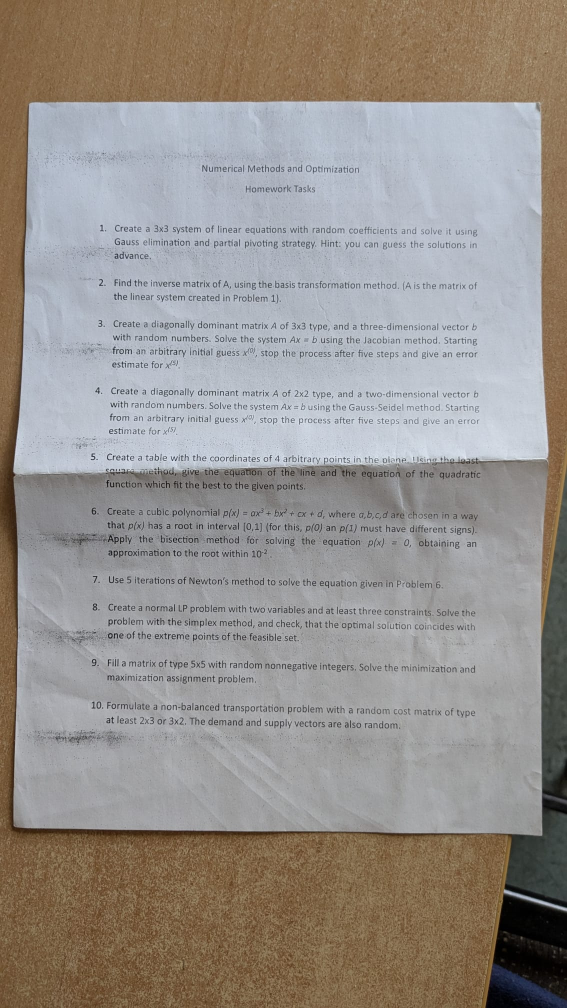
#> input picture test3.jpg, 1134 x 2016 px (shown at 1/2 size)
$ python app.py test3.jpg
#> lines starting #> are read from the running program, lines starting #| are printed output that depends on the picture; after the words box and inside, x2 and y2 are one past the last pixel; in counts of white or black regions, pixels touching at a corner belong together
#.\venv\Scripts\Activate.ps1
#python app.py test3.jpg
#python app.py test2.jpg --interactive

import cv2
import numpy as np
import argparse
import os
from datetime import datetime

class DocumentScanner:
    def __init__(self):
        self.orig_image = None
        self.image_for_contour = None
        self.gray_for_contour = None
        self.loaded_orig_path = None
        self.output_dir = "scanned_documents"
        if not os.path.exists(self.output_dir):
            os.makedirs(self.output_dir)

    def load_original_image(self, image_path):
        """Loads the pristine original image."""
        self.orig_image = cv2.imread(image_path)
        if self.orig_image is None:
            raise Exception(f"Could not read image: {image_path}")
        self.loaded_orig_path = image_path
        return self.orig_image

    # [46 lines left out: function preprocess_image_for_contour, not called in this run]

    def prepare_image_for_contour_detection(self, image_path_original, auto_preprocess=True):
        """
        Sets self.gray_for_contour, using the original image.
        The auto_preprocess logic has been removed.
        """
        if self.orig_image is None or self.loaded_orig_path != image_path_original:
             self.load_original_image(image_path_original)


        print("Using original image for contour detection (auto-preprocessing disabled).")
        image_to_consider_for_contour = self.orig_image.copy()


        self.image_for_contour = image_to_consider_for_contour
        self.gray_for_contour = cv2.cvtColor(self.image_for_contour, cv2.COLOR_BGR2GRAY)

    def find_document_contour(self, debug=False):
        if self.gray_for_contour is None:
            raise Exception("Grayscale image for contour detection not prepared. Call prepare_image_for_contour_detection first.")

        gray_input = self.gray_for_contour

        blurred = cv2.GaussianBlur(gray_input, (5, 5), 0)
        edges = cv2.Canny(blurred, 50, 150)

        kernel = np.ones((5, 5), np.uint8)
        dilated_edges = cv2.dilate(edges, kernel, iterations=5)

        # Helper function for displaying resized images
        # [14 lines left out: function display_resized_image, not called in this run]

        if debug:
            display_resized_image("DEBUG gray_input for find_contour", gray_input.copy())
            display_resized_image("Edges (for contour)", edges.copy())
            display_resized_image("Dilated Edges (for contour)", dilated_edges.copy())
            cv2.waitKey(0)

            contours_for_debug_viz, _ = cv2.findContours(dilated_edges.copy(), cv2.RETR_EXTERNAL, cv2.CHAIN_APPROX_SIMPLE)
            if contours_for_debug_viz:
                contours_for_debug_viz = sorted(contours_for_debug_viz, key=cv2.contourArea, reverse=True)
                largest_contour_viz = contours_for_debug_viz[0]
                debug_contour_draw_img = cv2.cvtColor(dilated_edges.copy(), cv2.COLOR_GRAY2BGR)
                cv2.drawContours(debug_contour_draw_img, [largest_contour_viz], -1, (0,0,255), 2)
                actual_area_of_viz = cv2.contourArea(largest_contour_viz)
                print(f"DEBUG_CONTOUR_VIZ: Visualizing largest contour found by RETR_EXTERNAL. Its area: {actual_area_of_viz}")
                display_resized_image("DEBUG Largest Contour (Red) on Dilated Edges", debug_contour_draw_img)
                cv2.waitKey(0)
            else:
                print("DEBUG_CONTOUR_VIZ: No contours found to visualize for RETR_EXTERNAL check.")

        contours_found, _ = cv2.findContours(dilated_edges, cv2.RETR_EXTERNAL, cv2.CHAIN_APPROX_SIMPLE)

        height, width = gray_input.shape
        image_area = height * width
        min_area_ratio = 0.20
        required_area = min_area_ratio * image_area

        if debug:
            print(f"DEBUG_MAIN_LOGIC: Image Area: {image_area}, Required Contour Area for doc: {required_area}")
            if not contours_found:
                print("DEBUG_MAIN_LOGIC: cv2.findContours (main) returned no contours.")
            else:
                print(f"DEBUG_MAIN_LOGIC: Number of contours found (main): {len(contours_found)}")

        screenCnt = None
        if contours_found:
            contours_found = sorted(contours_found, key=cv2.contourArea, reverse=True)
            if debug and contours_found: # Check if list is not empty before accessing [0]
                 print(f"DEBUG_MAIN_LOGIC: Largest contour area (main): {cv2.contourArea(contours_found[0])}")

            for contour_item in contours_found[:5]:
                contour_area = cv2.contourArea(contour_item)
                if contour_area < required_area:
                    if debug: print(f"DEBUG_MAIN_LOGIC: Contour area {contour_area} is < required. Stopping poly approx.")
                    break

                if debug: print(f"DEBUG_MAIN_LOGIC: Contour area {contour_area} is large enough. Approximating polygon...")
                peri = cv2.arcLength(contour_item, True)
                for epsilon_factor in [0.015, 0.02, 0.025, 0.03, 0.04, 0.05]:
                    epsilon = epsilon_factor * peri
                    approx = cv2.approxPolyDP(contour_item, epsilon, True)
                    if debug: print(f"DEBUG_MAIN_LOGIC:   Epsilon {epsilon_factor*100:.1f}%, Points: {len(approx)}")
                    if len(approx) == 4 and cv2.isContourConvex(approx):
                        if debug: print(f"DEBUG_MAIN_LOGIC:   Found 4-sided convex polygon!")
                        screenCnt = approx
                        break
                if screenCnt is not None:
                    break

        if screenCnt is None:
            if debug: print("DEBUG_MAIN_LOGIC: No 4-sided convex polygon found from suitable large contours.")
            # Fallback logic: Check if contours_found is not empty before accessing contours_found[0]
            if contours_found and len(contours_found) > 0 and cv2.contourArea(contours_found[0]) > required_area:
                print("Could not find 4-sided convex contour, using minAreaRect of largest suitable contour.")
                rect = cv2.minAreaRect(contours_found[0])
                box = cv2.boxPoints(rect)
                screenCnt = np.int32(box)
            else:
                current_largest_area = 0
                if contours_found and len(contours_found) > 0 : current_largest_area = cv2.contourArea(contours_found[0])

                if contours_found and current_largest_area > 0 :
                    print(f"No suitable large contour found (largest area {current_largest_area} vs required {required_area}), defaulting to image margins.")
                else:
                     print("Critical error: No contours found at all or largest contour has zero area, defaulting to image margins.")
                margin = int(min(height, width) * 0.02)
                screenCnt = np.array([[[margin, margin]], [[width - margin, margin]], [[width - margin, height - margin]], [[margin, height - margin]]], dtype=np.int32)

        if debug:
            final_contour_display_img = self.image_for_contour.copy()
            if screenCnt is not None and screenCnt.size > 0 :
                 cv2.drawContours(final_contour_display_img, [screenCnt], -1, (0, 255, 0), 3)
            else:
                 if debug: print("DEBUG_MAIN_LOGIC: screenCnt is None or empty for final drawing.")
            display_resized_image("Detected Document Contour (on contour image)", final_contour_display_img)
            cv2.waitKey(0)

        return screenCnt

    def order_points(self, pts):
        pts = pts.reshape(4, 2)
        rect = np.zeros((4, 2), dtype=np.float32)
        s = pts.sum(axis=1)
        rect[0] = pts[np.argmin(s)]
        rect[2] = pts[np.argmax(s)]
        diff = np.diff(pts, axis=1)
        rect[1] = pts[np.argmin(diff)]
        rect[3] = pts[np.argmax(diff)]
        return rect

    def four_point_transform(self, pts):
        rect = self.order_points(pts)
        (tl, tr, br, bl) = rect

        if self.orig_image is None:
            raise Exception("Original image not loaded for four_point_transform.")

        widthA = np.sqrt(((br[0] - bl[0]) ** 2) + ((br[1] - bl[1]) ** 2))
        widthB = np.sqrt(((tr[0] - tl[0]) ** 2) + ((tr[1] - tl[1]) ** 2))
        maxWidth = max(int(widthA), int(widthB))

        heightA = np.sqrt(((tr[0] - br[0]) ** 2) + ((tr[1] - br[1]) ** 2))
        heightB = np.sqrt(((tl[0] - bl[0]) ** 2) + ((tl[1] - bl[1]) ** 2))
        maxHeight = max(int(heightA), int(heightB))

        if maxWidth <= 0 or maxHeight <= 0:
            print(f"Warning: Invalid dimensions for warp: maxWidth={maxWidth}, maxHeight={maxHeight}. Using default small size.")
            maxWidth = 100 # fallback
            maxHeight = 100 # fallback

        dst = np.array([[0, 0], [maxWidth - 1, 0], [maxWidth - 1, maxHeight - 1], [0, maxHeight - 1]], dtype=np.float32)

        M = cv2.getPerspectiveTransform(rect, dst)
        warped_output = cv2.warpPerspective(self.orig_image, M, (maxWidth, maxHeight))

        return warped_output

    def enhance_scanned_image(self, image, debug=False): # image is warped original
        """REVERTED: Enhancement for a cleaner, high-contrast look (CLAHE + Otsu)."""
        gray = cv2.cvtColor(image, cv2.COLOR_BGR2GRAY)
        if debug: cv2.imshow("0. Grayscale for Enhance", gray); cv2.waitKey(0)

        # 1. CLAHE
        clahe = cv2.createCLAHE(clipLimit=2.0, tileGridSize=(8,8))
        enhanced_gray = clahe.apply(gray)
        if debug: cv2.imshow("1. CLAHE Enhanced Gray", enhanced_gray); cv2.waitKey(0)

        # 2. Binarization using Otsu's method
        _, binary_image = cv2.threshold(enhanced_gray, 0, 255, cv2.THRESH_BINARY + cv2.THRESH_OTSU)
        if debug: cv2.imshow("2. Otsu Binarization", binary_image); cv2.waitKey(0)

        # 3. Ensure black text on white background
        if cv2.mean(binary_image)[0] < 128:
            binary_image = cv2.bitwise_not(binary_image)
            if debug: cv2.imshow("3. Otsu Binarization (Inverted if needed)", binary_image); cv2.waitKey(0)

        # 4. Gentle Morphological Closing
        kernel_clean = np.ones((2,2), np.uint8)
        cleaned_binary = cv2.morphologyEx(binary_image, cv2.MORPH_CLOSE, kernel_clean, iterations=1)
        if debug: cv2.imshow("4. Cleaned Binary (After Gentle Close)", cleaned_binary); cv2.waitKey(0)

        result = cv2.cvtColor(cleaned_binary, cv2.COLOR_GRAY2BGR)

        if debug: cv2.imshow("Final Enhanced Result (CLAHE+Otsu Reverted)", result); cv2.waitKey(0)

        return result

    def scan_document(self, image_path_original, show_steps=False, save_result=True, enhance=True, auto_preprocess_contour=True):
        self.load_original_image(image_path_original)
        self.prepare_image_for_contour_detection(image_path_original, auto_preprocess=auto_preprocess_contour)
        document_contour = self.find_document_contour(debug=show_steps)

        if show_steps:
            contour_display_on_orig = self.orig_image.copy()
            cv2.drawContours(contour_display_on_orig, [document_contour], -1, (0, 255, 0), 3)
            cv2.imshow("Detected Document (on original)", contour_display_on_orig)
            cv2.waitKey(0)

        warped = self.four_point_transform(document_contour)

        if show_steps:
            cv2.imshow("Warped Document (from original)", warped)
            cv2.waitKey(0)

        if enhance:
            result = self.enhance_scanned_image(warped, debug=show_steps)
        else:
            result = warped

        if save_result:
            timestamp = datetime.now().strftime("%Y%m%d_%H%M%S")
            filename = f"{self.output_dir}/scanned_{timestamp}.jpg"
            cv2.imwrite(filename, result)
            print(f"Scanned document saved as {filename}")

            if enhance:
                warped_filename = f"{self.output_dir}/warped_orig_{timestamp}.jpg"
                cv2.imwrite(warped_filename, warped)
                print(f"Warped original document saved as {warped_filename}")

        if show_steps:
            cv2.destroyAllWindows()

        return result

    # [86 lines left out: function interactive_scan, not called in this run]

def main():
    parser = argparse.ArgumentParser(description="Document Scanner and Perspective Correction")
    parser.add_argument("image", help="Path to the image file")
    parser.add_argument("--interactive", "-i", action="store_true",
                      help="Use interactive mode to select corners manually")
    parser.add_argument("--no-enhance", action="store_true",
                      help="Skip image enhancement step")
    parser.add_argument("--show-steps", action="store_true",
                      help="Show intermediate steps")
    parser.add_argument("--no-auto-preprocess", action="store_true",
                      help="Disable automatic preprocessing for contour detection")
    args = parser.parse_args()

    scanner = DocumentScanner()
    try:
        if args.interactive:
            scanner.interactive_scan(args.image)
        else:
            result = scanner.scan_document(
                args.image,
                show_steps=args.show_steps,
                enhance=not args.no_enhance,
                auto_preprocess_contour=not args.no_auto_preprocess
            )
#> in load_original_image, self.orig_image is the input picture: shape (2016, 1134, 3); mean B, G, R 140.3, 145.1, 150.8
#> in prepare_image_for_contour_detection, `self.gray_for_contour = cv2.cvtColor(self.image_for_contour, cv2.COLOR..`:
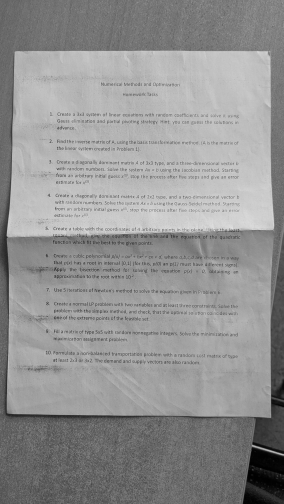
#> self.gray_for_contour: shape (2016, 1134) (shown at 1/4 size); min 0, max 251, mean 146.3
#> in find_document_contour, `edges = cv2.Canny(blurred, 50, 150)`:
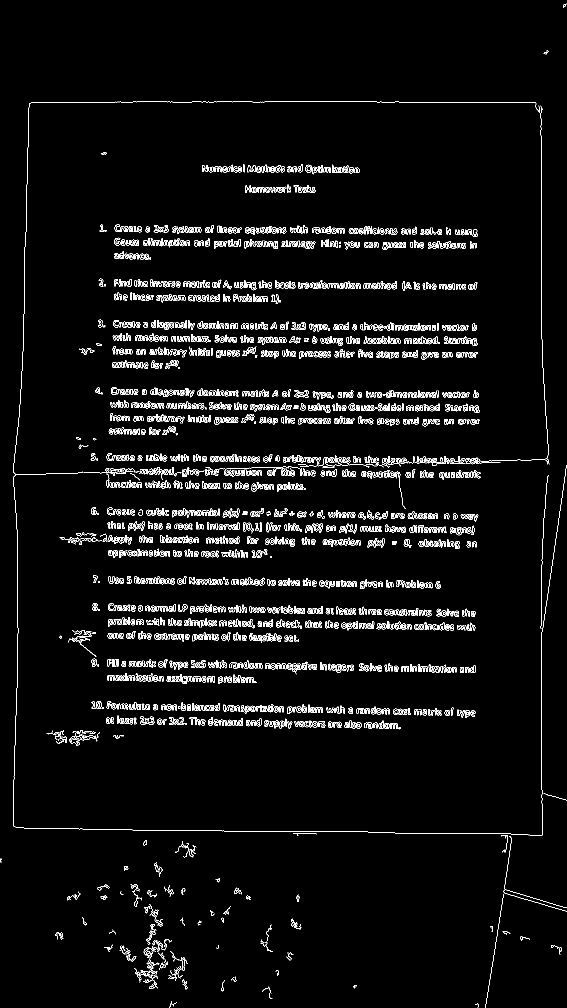
#> edges: shape (2016, 1134) (shown at 1/2 size); 3.9% white in thin lines or dots
#> in find_document_contour, `dilated_edges = cv2.dilate(edges, kernel, iterations=5)`:
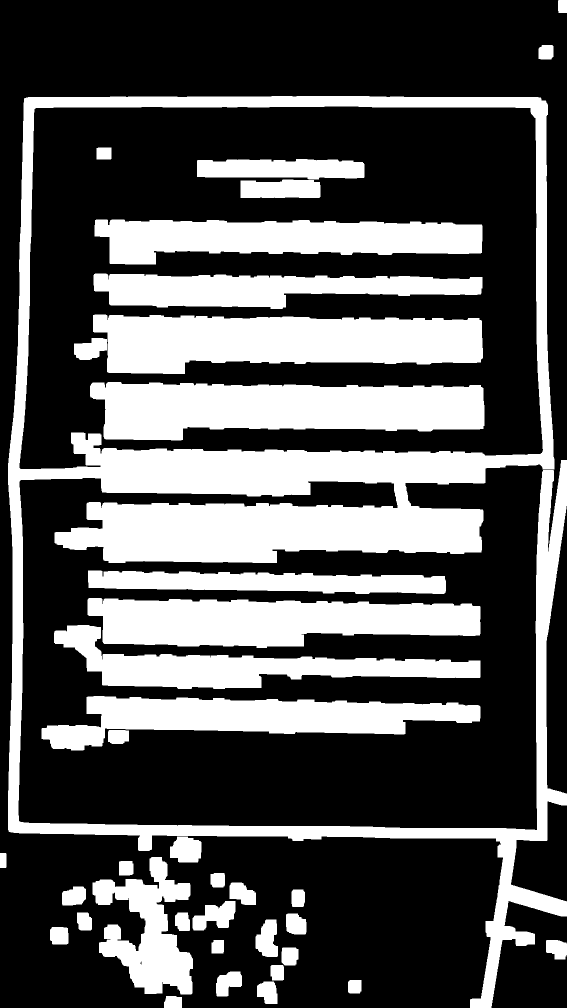
#> dilated_edges: shape (2016, 1134) (shown at 1/2 size); 33.5% white; 38 white regions
#> in find_document_contour, `contours_found, _ = cv2.findContours(dilated_edges, cv2.RETR_EXTERNAL,..`: contours_found = 30 contours; largest, box (x1, y1, x2, y2) and area: (16, 192, 1134, 2016) 976994, (175, 1196, 961, 1296) 58595, (83, 1392, 961, 1501) 48944, (108, 1250, 961, 1378) 39944, (185, 1714, 386, 1989) 27001
#> the loop in find_document_contour, `for contour_item in contours_found[:5]:` made 2 passes
#> (contour_area, peri) on pass 1: (976993.5, 12748.6)
#> in find_document_contour, `rect = cv2.minAreaRect(contours_found[0])`: rect = ((574.5, 1103.5), (1823, 1117), -90)
#> in find_document_contour, `box = cv2.boxPoints(rect)`: box = [[1133, 2015], [16, 2015], [16, 192], [1133, 192]]
#> in order_points, `s = pts.sum(axis=1)`: s = [3148, 2031, 208, 1325]
#> in order_points, `diff = np.diff(pts, axis=1)`: diff = [882, 1999, 176, -941]
#> in four_point_transform, `rect = self.order_points(pts)`: rect = [[16, 192], [1133, 192], [1133, 2015], [16, 2015]]
#> in four_point_transform, `(tl, tr, br, bl) = rect`: tl = [16, 192]; tr = [1133, 192]; br = [1133, 2015]; bl = [16, 2015]
#> in four_point_transform, `widthA = np.sqrt(((br[0] - bl[0]) ** 2) + ((br[1] - bl[1]) ** 2))`: widthA = 1117
#> in four_point_transform, `heightA = np.sqrt(((tr[0] - br[0]) ** 2) + ((tr[1] - br[1]) ** 2))`: heightA = 1823
#> in four_point_transform, `dst = np.array([[0, 0], [maxWidth - 1, 0], [maxWidth - 1, maxHeight - ..`: dst = [[0, 0], [1116, 0], [1116, 1822], [0, 1822]]
#> in four_point_transform, `M = cv2.getPerspectiveTransform(rect, dst)`: M = [[0.999, -8.51e-19, -15.99], [0, 0.999, -191.9], [1.96e-19, -8.73e-22, 1]]
#> in four_point_transform, `warped_output = cv2.warpPerspective(self.orig_image, M, (maxWidth, max..`:
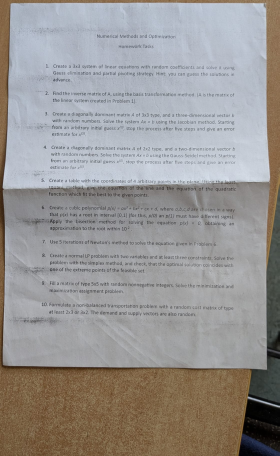
#> warped_output: shape (1823, 1117, 3) (shown at 1/4 size); mean B, G, R 147.7, 149.3, 152.1
#> in enhance_scanned_image, `enhanced_gray = clahe.apply(gray)`:
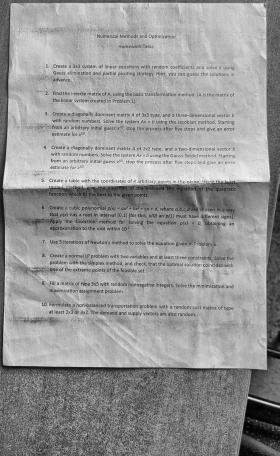
#> enhanced_gray: shape (1823, 1117) (shown at 1/4 size); min 0, max 247, mean 150.5
#> in enhance_scanned_image, `_, binary_image = cv2.threshold(enhanced_gray, 0, 255, cv2.THRESH_BINA..`:
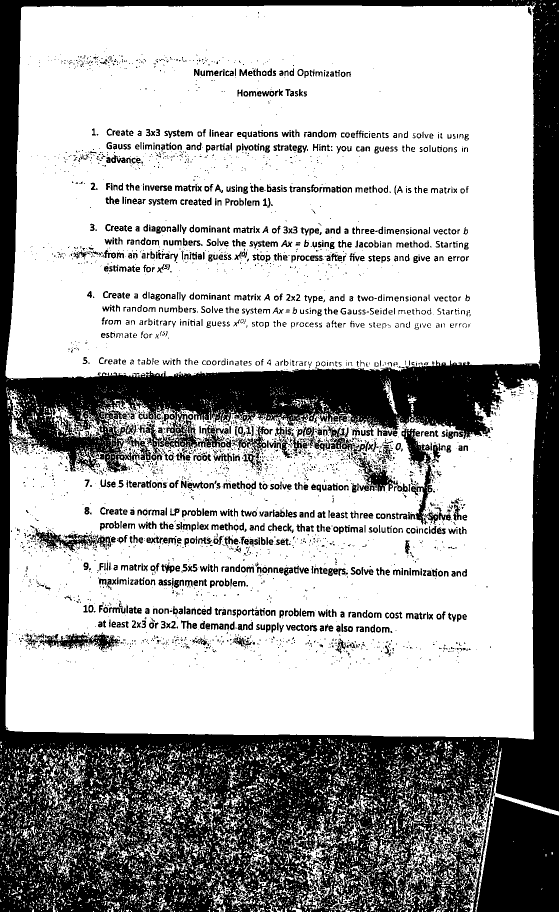
#> binary_image: shape (1823, 1117) (shown at 1/2 size); 68.4% white; 4540 black regions (3225 under 20 px), largest, box (x1, y1, x2, y2) and area: (0, 0, 1117, 1823) 532502, (803, 854, 865, 1049) 3346, (78, 1267, 240, 1300) 2342

            if result is not None and not args.show_steps:
                MAX_DISPLAY_WIDTH = 1200
                MAX_DISPLAY_HEIGHT = 800
                final_display_h, final_display_w = result.shape[:2]
                if final_display_w > MAX_DISPLAY_WIDTH or final_display_h > MAX_DISPLAY_HEIGHT:
                    final_scale_w = MAX_DISPLAY_WIDTH / final_display_w if final_display_w > MAX_DISPLAY_WIDTH else 1.0
                    final_scale_h = MAX_DISPLAY_HEIGHT / final_display_h if final_display_h > MAX_DISPLAY_HEIGHT else 1.0
                    final_display_scale = min(final_scale_w, final_scale_h, 1.0)
                    result_display = cv2.resize(result, (0,0), fx=final_display_scale, fy=final_display_scale)
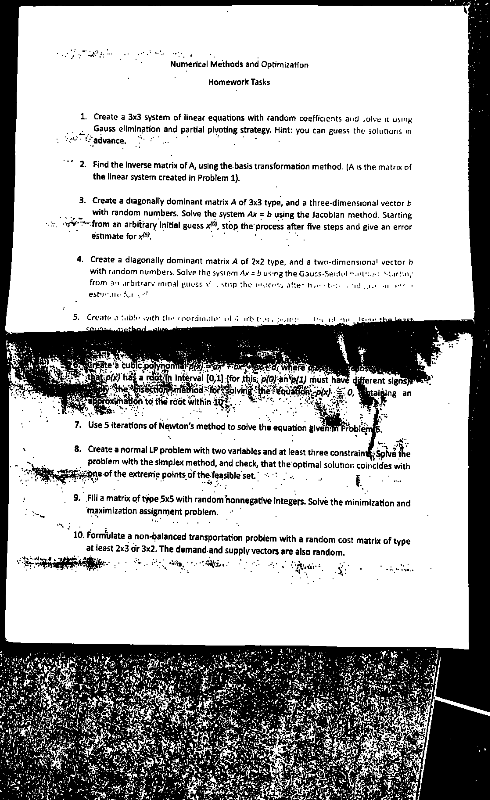
#> result_display: shape (800, 490, 3); min 0, max 255, mean 176.7
                    cv2.imshow("Scanned Document", result_display)
                else:
                    cv2.imshow("Scanned Document", result)
                cv2.waitKey(0)
                cv2.destroyAllWindows()
    except Exception as e:
        print(f"Error: {e}")
        import traceback
        traceback.print_exc()

if __name__ == "__main__":
    main()
